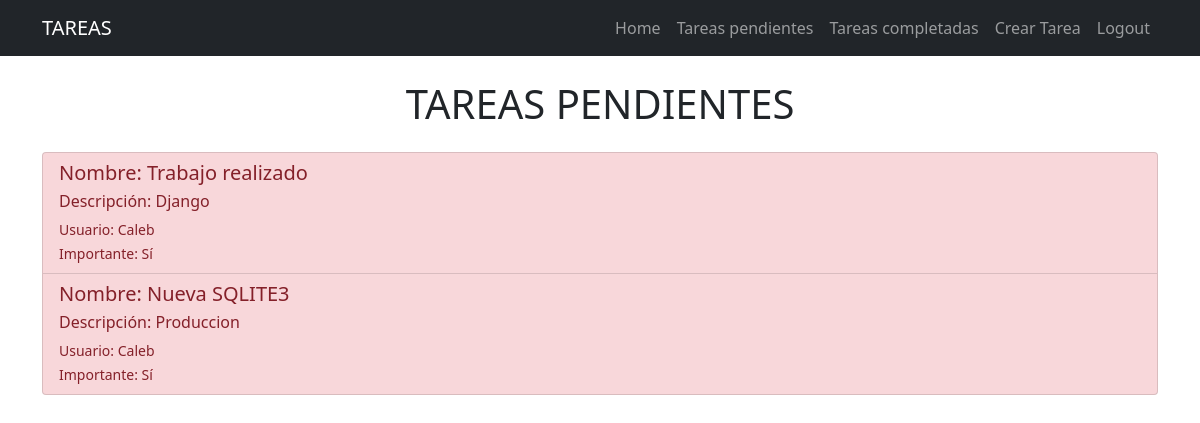
Page /tasks/ (signed in) on the earlier database version.
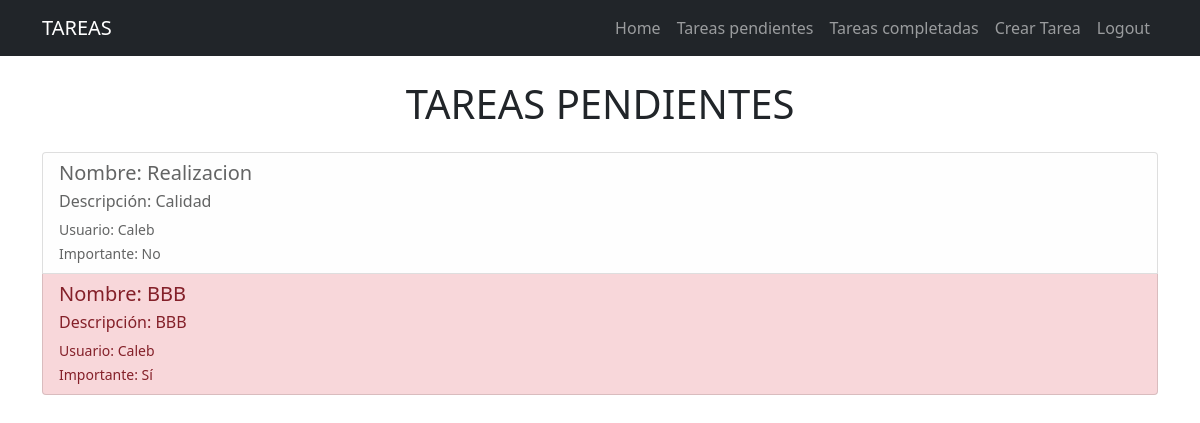
Same page on the later database version.
### tasks/models.py (models this page shows, shortened)
class Task(models.Model):
    title = models.CharField(max_length=100)
    description= models.TextField(blank=True)
    created= models.DateTimeField(auto_now_add=True)
    datecompleted= models.DateTimeField(null=True, blank=True)
    important= models.BooleanField(default=False)
    user= models.ForeignKey(User, on_delete=models.CASCADE)

### tasks/views.py (the view)
# urls.py: path('tasks/', views.tasks, name='tasks'),
@login_required
def tasks(request):
    tasks = Task.objects.filter(user=request.user, datecompleted__isnull=True)
    return render(request, 'tasks.html',{'tasks': tasks})

### tasks/templates/tasks.html (shortened to what this page needs)
{% extends 'base.html' %}
{% block content %}
<main class="container">
    <h1 class="text-center my-4">
        {% if request.path == '/tasks/' %}
            TAREAS PENDIENTES
        {% elif request.path == '/tasks_completed/' %}
            TAREAS COMPLETADAS
        {% endif %}
    </h1>
    <div class="list-group">
        {% for task in tasks %}
        <a href="{% url 'task_detail' task.id %}" class="list-group-item list-group-item-action {% if task.datecompleted %}list-group-item-success{% else %}{% if task.important %}list-group-item-danger{% else %}list-group-item-light{% endif %}{% endif %}">
            <div class="d-flex w-100 justify-content-between">
                <h5 class="mb-1">Nombre: {{ task.title }}</h5>
            </div>
            <p class="mb-1">Descripción: {{ task.description }}</p>
            <small>Usuario: {{ task.user.username }}</small>
            <br>
            <small>Importante: {{ task.important|yesno:"Sí,No" }}</small>
        </a>
        {% endfor %}
    </div>
</main>
{% endblock %}

### tasks/templates/base.html (shortened to what this page needs)
<!DOCTYPE html>
<html lang="en">
<head>
    <link href="https://cdn.jsdelivr.net/npm/bootstrap@5.0.2/dist/css/bootstrap.min.css" rel="stylesheet"
>
</head>
<body>
    <nav class="navbar navbar-expand-lg navbar-light bg-dark navbar-dark">
        <div class="container">
          <a class="navbar-brand" href="#">TAREAS</a>
          <div class="collapse navbar-collapse" id="navbarNav">
            <ul class="navbar-nav ms-auto">
                <li class="nav-item">
                    <a href="/" class="nav-link">Home</a>
                </li>
                {% if user.is_authenticated %}
                <li class="nav-item">
                    <a href="/tasks/"  class="nav-link" >Tareas pendientes</a>
                </li>
                <li class="nav-item">
                    <a href="/tasks_completed/" class="nav-link" >Tareas completadas</a>
                </li>
                <li class="nav-item">
                    <a href="/tasks/create" class="nav-link">Crear Tarea</a>
                </li>
                <li class="nav-item">
                    <a href="/logout" class="nav-link">Logout</a>
                </li>
                {% endif %}
            </ul>
          </div>
        </div>
      </nav>
    {% block content %}
    {% endblock %}
</body>
</html>

Differences in the rows shown:
no longer on this page (row edited): Task: title "Trabajo realizado", description "Django", user.username "Caleb", important "Sí"
removed Task: title "Nueva SQLITE3", description "Produccion", user.username "Caleb", important "Sí"
added Task: title "Realizacion", description "Calidad", user.username "Caleb", important "No"
added Task: title "BBB", description "BBB", user.username "Caleb", important "Sí"
